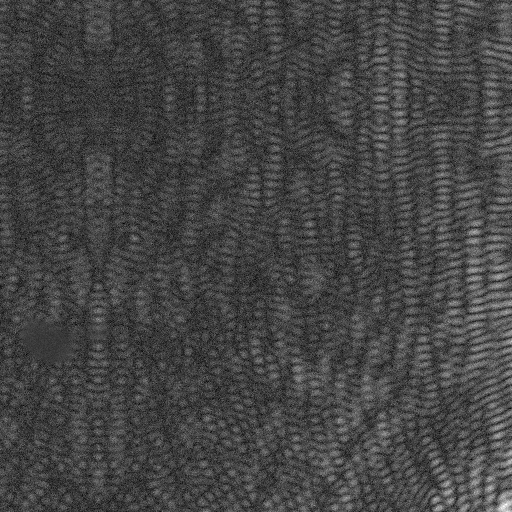
#> input picture Class1_def/10.png, 512 x 512 px; its folder holds 4 pictures in this run
$ jupyter execute --allow-errors Industrial_Defectyosra.ipynb   (shell and % lines are left out)
#> lines starting #> are read from the running program, lines starting #| are printed output that depends on the picture; after the words box and inside, x2 and y2 are one past the last pixel; in counts of white or black regions, pixels touching at a corner belong together
### coslib/DataIO.py
import numpy as np
import os
import cv2
import glob
import matplotlib.image as mpimg
from .Transform import get_mask_seg, get_mask_seg_ellipse

IMAGE_HEIGHT = 512
IMAGE_WIDTH = 512
IMAGE_CHANNELS = 1
IMAGE_SHAPE = (180, 180)
PIXEL_DEPTH = 256
path_to_images = './Data/Dataset-DetectNet_20161128_512-20170313T074149Z-001/Dataset-DetectNet_20161128_512/train/images/'


# [89 lines left out: functions load_images, batch_generator, not called in this run]


def load_images_masks(path_to_images, img_type, img_format, resize, ellipse=False):

#> called with path_to_images = './Class1_def', img_type = 'png', img_format = 'gray', resize = (512, 512), ellipse = True
    if not ellipse:
        image_names = [x for x in os.listdir(path_to_images) if x.endswith('.xml')]
    else:
        image_names = [x for x in os.listdir(path_to_images) if x.endswith(img_type)]
#> image_names = ['10.png', '100.png', '101.png', '102.png']

    image_num = len(image_names)
#> image_num = 4
    images_all = np.empty([image_num, resize[0], resize[1], IMAGE_CHANNELS])
    labels_all = np.empty([image_num, resize[0], resize[1], IMAGE_CHANNELS])

    if not ellipse:
        image_names = [x.replace('xml', img_type) for x in image_names]

    for image_index in range(image_num):
        image_filename = image_names[image_index]
#> image_filename = '10.png'
        # print(image_filename)
        # print(image_filename)
        image = mpimg.imread(os.path.join(path_to_images, image_filename), format=img_format)
#> image is the input picture: shape (512, 512) float32; min 0, max 1, mean 0.269
        if ellipse:
            mask = get_mask_seg_ellipse(os.path.join(path_to_images, image_filename))
#> (reads Class1_def/labels.txt from the repository)
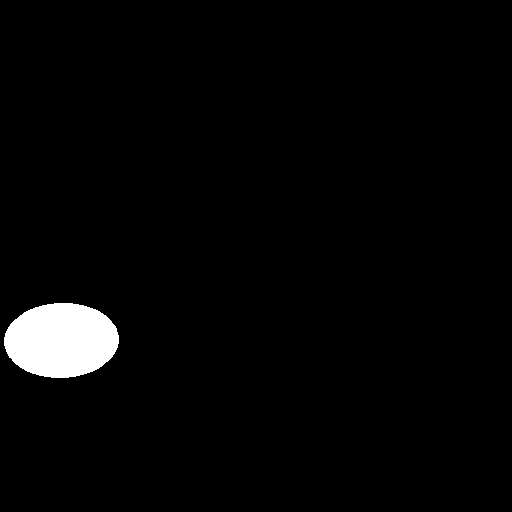
#> mask: shape (512, 512) float32; values 0 (black) and 1 (white), 2.6% white; 1 white region, box (x1, y1, x2, y2) and area: (4, 303, 119, 378) 6768
        else:
            mask = get_mask_seg(os.path.join(path_to_images, image_filename))

        if resize:
            image = cv2.resize(image, (resize[0], resize[1]))
            mask = cv2.resize(mask, (resize[0], resize[1]))

        images_all[image_index] = np.reshape(image, (resize[0], resize[1], IMAGE_CHANNELS))
        labels_all[image_index] = np.reshape(mask, (resize[0], resize[1], IMAGE_CHANNELS))
#> pass 2 of the loop in load_images_masks, `for image_index in range(image_num):`:
#> image_filename = '100.png'
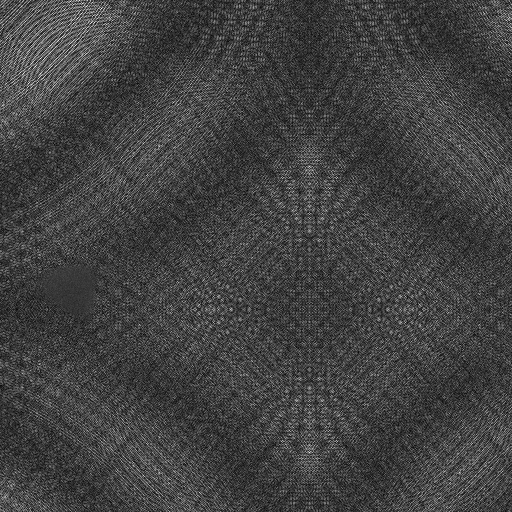
#> input picture Class1_def/100.png, 512 x 512 px
#> in load_images_masks, image is the input picture: shape (512, 512) float32; min 0, max 1, mean 0.257
#> in load_images_masks, `mask = get_mask_seg_ellipse(os.path.join(path_to_images, image_filenam..`:
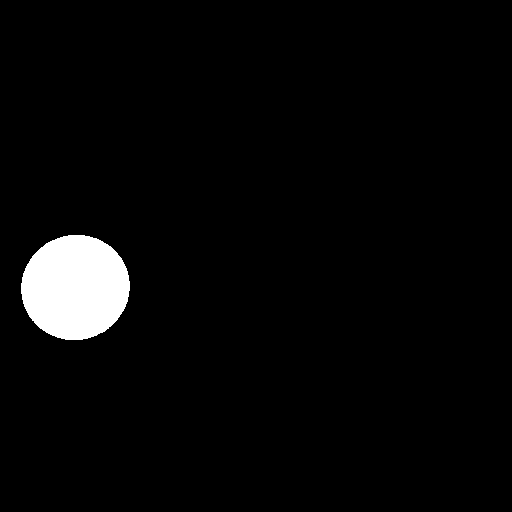
#> mask: shape (512, 512) float32; values 0 (black) and 1 (white), 3.4% white; 1 white region, box (x1, y1, x2, y2) and area: (21, 235, 130, 340) 8974
#> pass 3 of the loop in load_images_masks, `for image_index in range(image_num):`:
#> image_filename = '101.png'
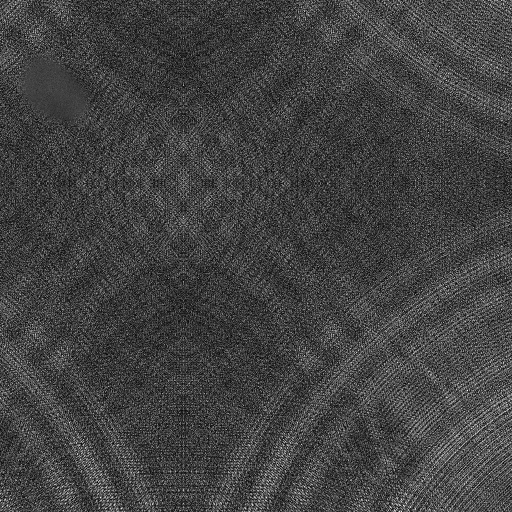
#> input picture Class1_def/101.png, 512 x 512 px
#> in load_images_masks, image is the input picture: shape (512, 512) float32; min 0, max 1, mean 0.26
#> in load_images_masks, `mask = get_mask_seg_ellipse(os.path.join(path_to_images, image_filenam..`:
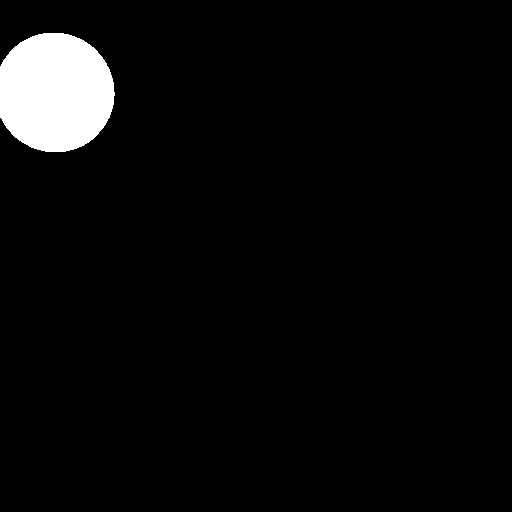
#> mask: shape (512, 512) float32; values 0 (black) and 1 (white), 4.2% white; 1 white region, box (x1, y1, x2, y2) and area: (0, 33, 115, 152) 11101
#> the loop made 4 passes; the first 3 are shown

    return images_all, labels_all


# [43 lines left out: functions load_test_images, load_ok_images, not called in this run]

### coslib/Utils.py
import xmltodict
import cv2
import matplotlib.image as mpimg
import os
import shutil


# [16 lines left out: function get_coordinates, not called in this run]


def load_coordinates(path_to_coor):
    '''
    '''

    coord_dict = {}
    coord_dict_all = {}
    with open(path_to_coor) as f:
        coordinates = f.read().split('\n')
        for coord in coordinates:
            # print(len(coord.split('\t')))
            if len(coord.split('\t')) == 6:
                coord_dict = {}
                coord_split = coord.split('\t')
                # print(coord_split)
                # print('\n')
                coord_dict['major_axis'] = round(float(coord_split[1]))
                coord_dict['minor_axis'] = round(float(coord_split[2]))
                coord_dict['angle'] = float(coord_split[3])
                coord_dict['x'] = round(float(coord_split[4]))
                coord_dict['y'] = round(float(coord_split[5]))
                index = int(coord_split[0]) - 1
                coord_dict_all[index] = coord_dict

    return coord_dict_all


def get_image(path_to_image):

    return mpimg.imread(path_to_image)


# [19 lines left out: function separate_xml_files, not called in this run]

### coslib/Transform.py
import matplotlib.image as mpimg

import glob
import os
import xmltodict
import numpy as np
from .Utils import get_coordinates, load_coordinates
import cv2
import json


# [87 lines left out: functions xml_to_kitti, get_mask_seg, not called in this run]


def get_mask_seg_ellipse(path_to_img):
    """
    """

    # get the image

    img = mpimg.imread(path_to_img)
    basename = os.path.basename(path_to_img)

    # filename_index, e.g. filename = 1.png
    # filename_index = 1, for extracting coordinates
    filename_index = int(os.path.splitext(basename)[0]) - 1
    # print(filename_index)

    path_to_coordinates = path_to_img.replace(basename, 'labels.txt')
    coordinates = load_coordinates(path_to_coordinates)

    mask = np.zeros_like(img)
    mask = cv2.ellipse(mask,
                       (int(coordinates[filename_index]['x']), int(coordinates[filename_index]['y'])),
                       (int(coordinates[filename_index]['major_axis']), int(coordinates[filename_index]['minor_axis'])),
                       (coordinates[filename_index]['angle'] / 4.7) * 270,
                       0,
                       360,
                       (255, 255, 255),
                       -1)

    mask[mask > 0] = 1.

    # print(coordinates[filename_index]['angle'])

    return mask

# [28 lines left out: function get_mask_seg_polygon, not called in this run]

### coslib/Plot.py
import cv2
import matplotlib.pyplot as plt
import matplotlib.image as mpimg
import numpy as np

from .Transform import get_mask_seg, get_mask_seg_ellipse, get_mask_seg_polygon
from .Utils import get_coordinates

# [117 lines left out: functions plot_ellipse, plot_bbox, plot_bbox_seg_test, not called in this run]


def plot_ellipse_seg_test(path_to_img):

    plt.figure(figsize=(12, 8))
    plt.subplot(1, 2, 1)

    plt.imshow(mpimg.imread(path_to_img), cmap='gray')
    plt.subplot(1, 2, 2)
    mask = get_mask_seg_ellipse(path_to_img)
    plt.imshow(mask, cmap='gray')

# [21 lines left out: function plot_polygon_seg_test, not called in this run]

### Industrial_Defectyosra.ipynb
[cell 1]
from IPython.display import Image

##  Preprocessing/Exploration/Inspection des valeurs

[cell 2]
import matplotlib.pyplot as plt
import os

[cell 3]
data_dir = "./Class1_def"
#la dataset d image pour yosra

[cell 4]
#installation de normes

[cell 5]
from coslib import plot_ellipse_seg_test

#> (the rest of this cell did not finish here and is left out)

[cell 6]
from coslib import load_images_masks

[cell 7]
X, y = load_images_masks(data_dir, img_type='png', img_format='gray', resize=(512, 512), ellipse=True)

[cell 8]
X.shape
#> Out = (4, 512, 512, 1)

[cell 9]
y.shape
#> Out = (4, 512, 512, 1)

[cell 10]
plt.imshow(X[0,:,:,0], cmap='gray')
#> (this line was passed over: IPython is not available in this run)

[cell 11]
plt.imshow(y[0,:,:,0], cmap='gray')
#> (this line was passed over: IPython is not available in this run)

[cell 12]
import sklearn
from sklearn.model_selection import train_test_split

[cell 13]
X_train, X_test, y_train, y_test = train_test_split(X, y, test_size=0.3)

[cell 14]
X_train.shape
#> Out = (2, 512, 512, 1)

[cell 15]
X_test.shape
#> Out = (2, 512, 512, 1)

[cell 16]
img_rows = 512
img_cols = 512

[cell 17]
from tensorflow.keras.models import Model
from tensorflow.keras.layers import Input, Conv2D, MaxPooling2D, UpSampling2D, Lambda, Conv2DTranspose, concatenate
from tensorflow.keras.optimizers import Adam
from tensorflow.keras.callbacks import ModelCheckpoint, LearningRateScheduler
from tensorflow.keras import backend as K
from scipy.ndimage.measurements import label
import time

[cell 18]
# Defining a small Unet
# Smaller Unet defined so it fits in memory


def get_small_unet():
    inputs = Input((img_rows, img_cols, 1))
    inputs_norm = Lambda(lambda x: x/127.5 - 1.)
    conv1 = Conv2D(16, (3, 3), activation='relu', padding='same')(inputs)
    conv1 = Conv2D(16, (3, 3), activation='relu', padding='same')(conv1)
    pool1 = MaxPooling2D(pool_size=(2, 2))(conv1)

    conv2 = Conv2D(32, (3, 3), activation='relu', padding='same')(pool1)
    conv2 = Conv2D(32, (3, 3), activation='relu', padding='same')(conv2)
    pool2 = MaxPooling2D(pool_size=(2, 2))(conv2)

    conv3 = Conv2D(64, (3, 3), activation='relu', padding='same')(pool2)
    conv3 = Conv2D(64, (3, 3), activation='relu', padding='same')(conv3)
    pool3 = MaxPooling2D(pool_size=(2, 2))(conv3)

    conv4 = Conv2D(128, (3, 3), activation='relu', padding='same')(pool3)
    conv4 = Conv2D(128, (3, 3), activation='relu', padding='same')(conv4)
    pool4 = MaxPooling2D(pool_size=(2, 2))(conv4)

    conv5 = Conv2D(256, (3, 3), activation='relu', padding='same')(pool4)
    conv5 = Conv2D(256, (3, 3), activation='relu', padding='same')(conv5)

    up6 = concatenate([Conv2DTranspose(64, kernel_size=(
        2, 2), strides=(2, 2), padding='same')(conv5), conv4], axis=3)
    conv6 = Conv2D(128, (3, 3), activation='relu', padding='same')(up6)
    conv6 = Conv2D(128, (3, 3), activation='relu', padding='same')(conv6)

    up7 = concatenate([Conv2DTranspose(32, kernel_size=(
        2, 2), strides=(2, 2), padding='same')(conv6), conv3], axis=3)
    conv7 = Conv2D(64, (3, 3), activation='relu', padding='same')(up7)
    conv7 = Conv2D(64, (3, 3), activation='relu', padding='same')(conv7)

    up8 = concatenate([Conv2DTranspose(16, kernel_size=(
        2, 2), strides=(2, 2), padding='same')(conv7), conv2], axis=3)
    conv8 = Conv2D(32, (3, 3), activation='relu', padding='same')(up8)
    conv8 = Conv2D(32, (3, 3), activation='relu', padding='same')(conv8)

    up9 = concatenate([Conv2DTranspose(8, kernel_size=(
        2, 2), strides=(2, 2), padding='same')(conv8), conv1], axis=3)
    conv9 = Conv2D(16, (3, 3), activation='relu', padding='same')(up9)
    conv9 = Conv2D(16, (3, 3), activation='relu', padding='same')(conv9)

    conv10 = Conv2D(1, (1, 1), activation='sigmoid')(conv9)

    model = Model(inputs=inputs, outputs=conv10)

    return model

#> (a cell that did not finish here is left out)

[cell 20]
def smooth_dice_coeff(smooth=1.):

    smooth = float(smooth)

    # IOU or dice coeff calculation
    # [6 lines left out: function IOU_calc, not called in this run]

    def IOU_calc_loss(y_true, y_pred):
        return -IOU_calc(y_true, y_pred)
    return IOU_calc, IOU_calc_loss

IOU_calc, IOU_calc_loss = smooth_dice_coeff(0.00001)

#> (a cell that did not finish here is left out)

#> (a cell that did not finish here is left out)

##  Courbe d'apprentissage

[cell 23]
plt.figure(figsize=(20, 5))
#> (this line was passed over: IPython is not available in this run)
#> (the rest of this cell did not finish here and is left out)

[cell 24]
plt.figure(figsize=(20, 5))
#> (this line was passed over: IPython is not available in this run)
